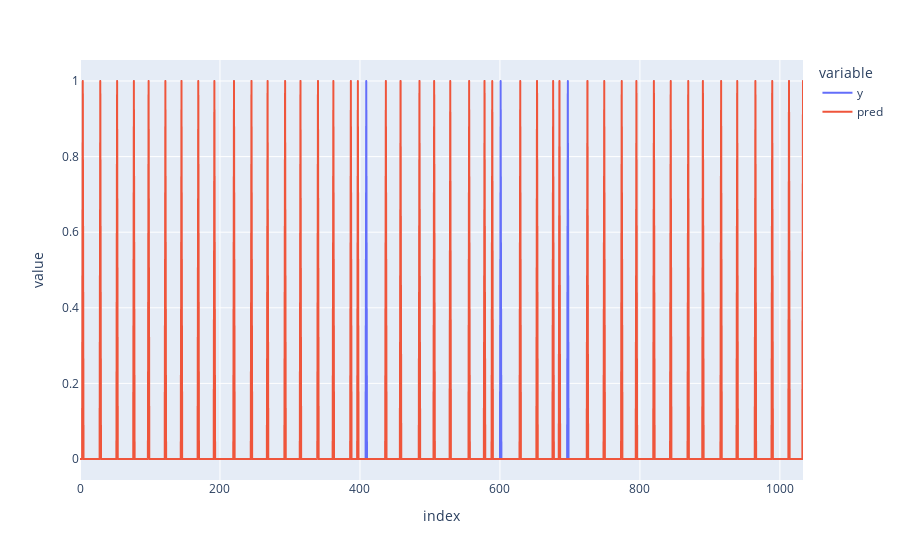

Notebook code cell kept with this figure:
### Code cell
ypred_oh = ft.create_one_hot_vector_of_daily_peak_hr(pd.DataFrame(ypred.flatten(),index=pred.index))

pd.DataFrame({'y':y.flatten(),'pred':ypred_oh.values.flatten()},
             index=range(len(y.flatten()))) \
                 .plot()

### Figure 1 — Plotly figure (JSON) as saved in the notebook; plotly's stock layout.template omitted (floating-point values rounded to 4 significant figures; data arrays with more than 128 entries replaced by an {"elided": "..."} marker saying what was removed)
{"data": [{"hovertemplate": "variable=y<br>index=%{x}<br>value=%{y}<extra></extra>", "legendgroup": "y", "line": {"color": "#636efa", "dash": "solid"}, "marker": {"symbol": "circle"}, "mode": "lines", "name": "y", "showlegend": true, "type": "scattergl", "x": {"elided": "1034 int values"}, "xaxis": "x", "y": {"elided": "1034 int values"}, "yaxis": "y"}, {"hovertemplate": "variable=pred<br>index=%{x}<br>value=%{y}<extra></extra>", "legendgroup": "pred", "line": {"color": "#EF553B", "dash": "solid"}, "marker": {"symbol": "circle"}, "mode": "lines", "name": "pred", "showlegend": true, "type": "scattergl", "x": {"elided": "1034 int values"}, "xaxis": "x", "y": {"elided": "1034 int values"}, "yaxis": "y"}], "layout": {"legend": {"title": {"text": "variable"}, "tracegroupgap": 0}, "margin": {"t": 60}, "xaxis": {"anchor": "y", "domain": [0, 1], "title": {"text": "index"}}, "yaxis": {"anchor": "x", "domain": [0, 1], "title": {"text": "value"}}}}
